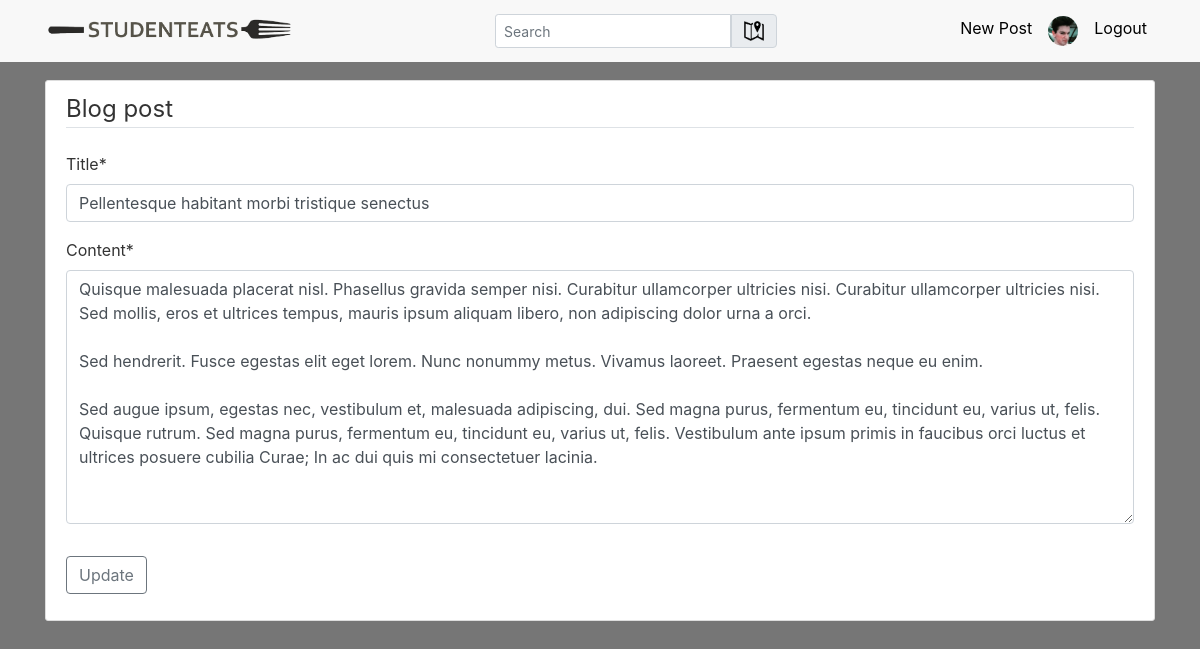
/post/79/update/ (signed in), run on an earlier commit of the app's database.
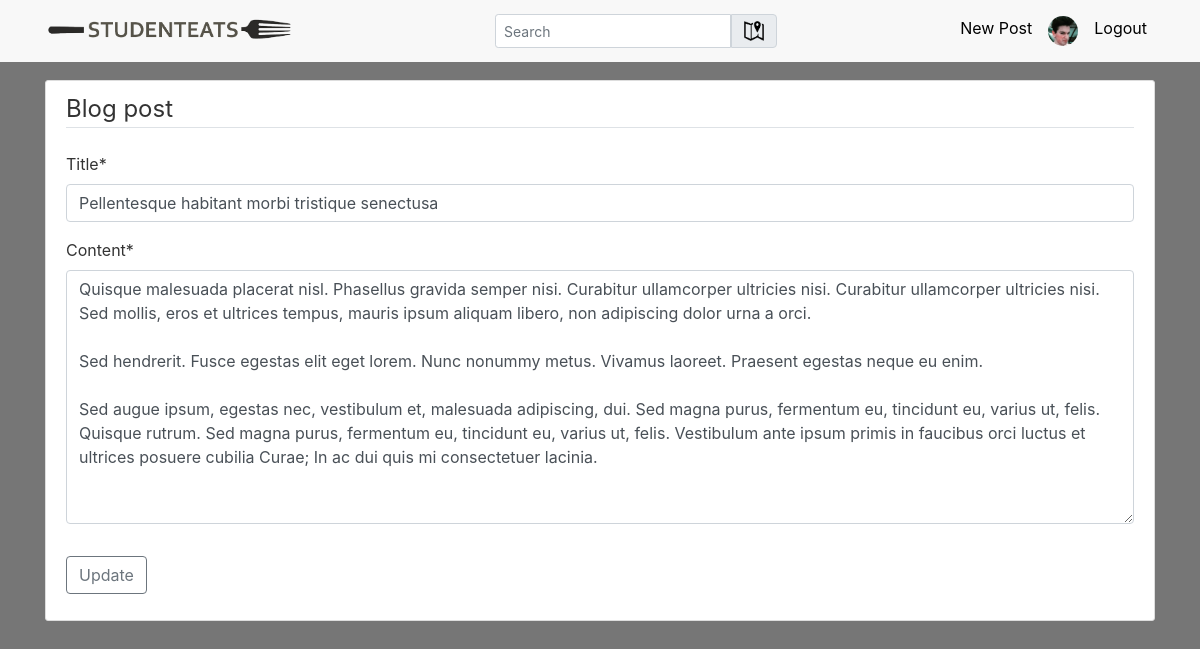
And on a later commit of the database.
### blog/models.py (models this page shows, shortened)
class Post(models.Model):
    title = models.CharField(max_length=100)
    content = models.TextField()
    date_posted = models.DateTimeField(default = timezone.now)
    author = models.ForeignKey(User, on_delete = models.CASCADE)

### blog/views.py (the view, shortened to what this page needs)
# urls.py: path('post/<int:pk>/update/', PostUpdateView.as_view(), name='post-update'),
class PostUpdateView(LoginRequiredMixin, UserPassesTestMixin, UpdateView):
    model = Post
    fields = ['title', 'content']
    template_name = 'blog/post_update.html'
    def test_func(self):
        post = self.get_object()
        if self.request.user == post.author:
            return True
        return False

### blog/templates/blog/post_update.html (shortened to what this page needs)
{% extends "blog/base.html" %}
{% load crispy_forms_tags %}
{% block content %}
  <div class="content-section">
      <form method="POST", enctype="multipart/form-data">
          <fieldset class="form-group">
              <legend class="border-bottom mb-4">Blog post</legend>
              {{ form |crispy }}
          </fieldset>
          <div class="form-group">
              <button class="btn btn-outline-secondary" type="submit">Update</button>
          </div>
      </form>
  </div>
{% endblock content %}

What changed in the data, as far as the page shows it:
changed Post: title "Pellentesque habitant morbi tristique senectus" → "Pellentesque habitant morbi tristique senectusa"
